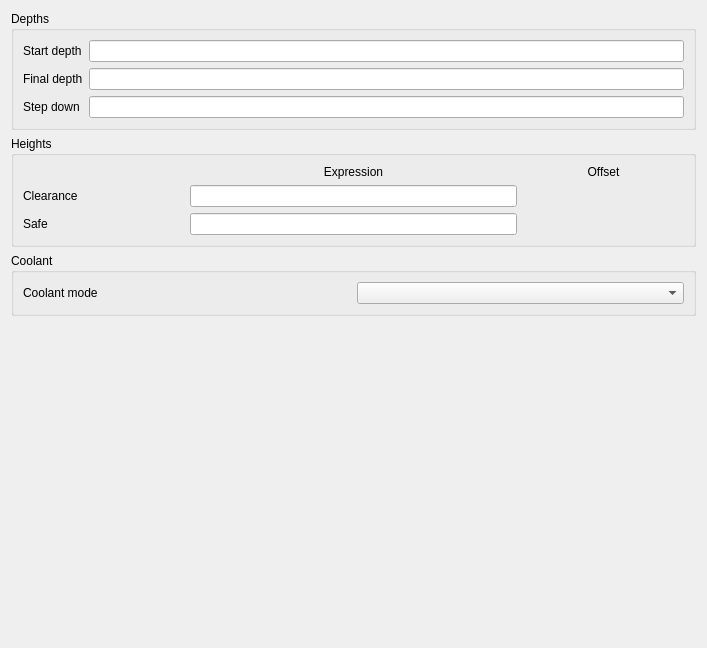
      <widget class="QWidget" name="page_4">
       <property name="geometry">
        <rect>
         <x>0</x>
         <y>0</y>
         <width>707</width>
         <height>648</height>
        </rect>
       </property>
       <attribute name="label">
        <string>Default values</string>
       </attribute>
       <layout class="QGridLayout" name="gridLayout_13">
        <item row="0" column="0">
         <widget class="QGroupBox" name="groupBox">
          <property name="title">
           <string>Depths</string>
          </property>
          <layout class="QFormLayout" name="formLayout">
           <item row="0" column="0">
            <widget class="QLabel" name="label_3">
             <property name="text">
              <string>Start depth</string>
             </property>
            </widget>
           </item>
           <item row="0" column="1">
            <widget class="QLineEdit" name="setupStartDepthExpr">
             <property name="toolTip">
              <string>Expression set as the StartDepth of a newly created operation.

Default: OpStartDepth</string>
             </property>
            </widget>
           </item>
           <item row="1" column="0">
            <widget class="QLabel" name="label_4">
             <property name="text">
              <string>Final depth</string>
             </property>
            </widget>
           </item>
           <item row="1" column="1">
            <widget class="QLineEdit" name="setupFinalDepthExpr">
             <property name="toolTip">
              <string>Expression set as the FinalDepth for a newly created operation.

Default: OpFinalDepth</string>
             </property>
            </widget>
           </item>
           <item row="2" column="0">
            <widget class="QLabel" name="label_6">
             <property name="text">
              <string>Step down</string>
             </property>
            </widget>
           </item>
           <item row="2" column="1">
            <widget class="QLineEdit" name="setupStepDownExpr">
             <property name="toolTip">
              <string>Expression set as the StepDown of a newly created operation.

Default: OpToolDiameter</string>
             </property>
            </widget>
           </item>
          </layout>
         </widget>
        </item>
        <item row="1" column="0">
         <widget class="QGroupBox" name="groupBox_2">
          <property name="title">
           <string>Heights</string>
          </property>
          <layout class="QGridLayout" name="gridLayout_4">
           <item row="0" column="1" colspan="2">
            <widget class="QLabel" name="label_15">
             <property name="text">
              <string>Expression</string>
             </property>
             <property name="alignment">
              <set>Qt::AlignCenter</set>
             </property>
            </widget>
           </item>
           <item row="0" column="3">
            <widget class="QLabel" name="label_14">
             <property name="text">
              <string>Offset</string>
             </property>
             <property name="alignment">
              <set>Qt::AlignCenter</set>
             </property>
            </widget>
           </item>
           <item row="1" column="0">
            <widget class="QLabel" name="label_13">
             <property name="text">
              <string>Clearance</string>
             </property>
            </widget>
           </item>
           <item row="1" column="1" colspan="2">
            <widget class="QLineEdit" name="setupClearanceHeightExpr">
             <property name="toolTip">
              <string>Expression set as ClearanceHeight for new operations.

Default: &quot;OpStockZMax+SetupSheet.ClearanceHeightOffset&quot;</string>
             </property>
            </widget>
           </item>
           <item row="1" column="3">
            <widget class="Gui::QuantitySpinBox" name="setupClearanceHeightOffs">
             <property name="toolTip">
              <string>ClearanceHeightOffset - can be used by expressions to set the default ClearanceHeight for new operations.

Default: 3 mm</string>
             </property>
            </widget>
           </item>
           <item row="3" column="0">
            <widget class="QLabel" name="label_7">
             <property name="text">
              <string>Safe</string>
             </property>
            </widget>
           </item>
           <item row="3" column="1" colspan="2">
            <widget class="QLineEdit" name="setupSafeHeightExpr">
             <property name="toolTip">
              <string>Expression set as SafeHeight for new operations.

Default: &quot;OpStockZMax+SetupSheet.SafeHeightOffset&quot;</string>
             </property>
            </widget>
           </item>
           <item row="3" column="3">
            <widget class="Gui::QuantitySpinBox" name="setupSafeHeightOffs">
             <property name="toolTip">
              <string>SafeHeightOffset can be for expressions to set the SafeHeight for new operations.

Default: &quot;5mm&quot;</string>
             </property>
            </widget>
           </item>
          </layout>
         </widget>
        </item>
        <item row="2" column="0">
         <widget class="QGroupBox" name="groupBox_8">
          <property name="title">
           <string>Coolant</string>
          </property>
          <layout class="QGridLayout" name="gridLayout_12">
           <item row="0" column="0">
            <widget class="QLabel" name="label_17">
             <property name="text">
              <string>Coolant mode</string>
             </property>
            </widget>
           </item>
           <item row="0" column="1">
            <widget class="QComboBox" name="setupCoolantMode"/>
           </item>
          </layout>
         </widget>
        </item>
        <item row="3" column="0">
         <spacer name="verticalSpacer_5">
          <property name="orientation">
           <enum>Qt::Vertical</enum>
          </property>
          <property name="sizeHint" stdset="0">
           <size>
            <width>20</width>
            <height>40</height>
           </size>
          </property>
         </spacer>
        </item>
       </layout>
      </widget>
